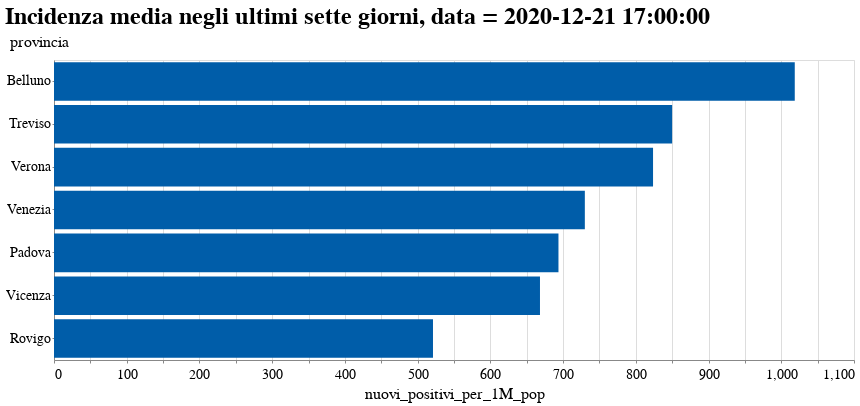

The code cell stored with this chart in its notebook:
### Code cell
alt.Chart(incidence_last).mark_bar().encode(
    x='nuovi_positivi_per_1M_pop:Q',
    y=alt.Y('provincia:N', sort='-x'),
).properties(
    height=300,
    width=800,
    title=f'Incidenza media negli ultimi sette giorni, data = {latest.iloc[0, 1]}'
).interactive()

### Figure 1 — Vega-Lite specification as saved in the notebook (floating-point values rounded to 4 significant figures)
{"config": {"view": {"width": 600, "height": 400}, "background": "#ffffff", "title": {"anchor": "start", "font": "Source Sans Pro, Arial, sans", "fontColor": "#000000", "fontSize": 24, "fontWeight": "bold"}, "arc": {"fill": "#005DA9"}, "area": {"fill": "#005DA9"}, "line": {"stroke": "#005DA9", "strokeWidth": 4}, "path": {"stroke": "#005DA9"}, "rect": {"fill": "#005DA9"}, "shape": {"stroke": "#005DA9"}, "bar": {"fill": "#005DA9"}, "point": {"stroke": "#005DA9"}, "symbol": {"fill": "#005DA9", "size": 60}, "axis": {"titleFont": "Source Sans Pro, sans", "titleFontSize": 16, "titleFontWeight": "normal", "labelFont": "Source Sans Pro, sans", "labelFontSize": 14, "labelFontWeight": "normal"}, "axisX": {"labelAngle": 0, "labelPadding": 4, "tickSize": 3}, "axisY": {"labelBaseline": "middle", "maxExtent": 45, "minExtent": 45, "tickSize": 2, "titleAlign": "left", "titleAngle": 0, "titleX": -45, "titleY": -11}, "headerFacet": {"titleFontSize": 16, "labelFontSize": 14}, "headerRow": {"titleFontSize": 16, "labelFontSize": 14}, "headerColumn": {"titleFontSize": 16, "labelFontSize": 14}, "legend": {"titleFont": "Source Sans Pro, sans", "titleFontSize": 16, "titleFontWeight": "normal", "symbolType": "circle", "labelFont": "Source Sans Pro, sans", "labelFontSize": 15}, "range": {"category": ["#AB377A", "#AEC067", "#9BC3B7", "#928285", "#F07F3C", "#FFE054", "#E30034", "#005DA9", "#644F54", "#5EA290", "#769F3B", "#812161", "#E36319", "#F5C631"]}}, "data": {"name": "data-734f147d515fe0166ea47ed2baae77fd"}, "mark": "bar", "encoding": {"x": {"type": "quantitative", "field": "nuovi_positivi_per_1M_pop"}, "y": {"type": "nominal", "field": "provincia", "sort": "-x"}}, "height": 300, "selection": {"selector004": {"type": "interval", "bind": "scales", "encodings": ["x", "y"]}}, "title": "Incidenza media negli ultimi sette giorni, data = 2020-12-21 17:00:00", "width": 800, "$schema": "https://vega.github.io/schema/vega-lite/v4.8.1.json", "datasets": {"data-734f147d515fe0166ea47ed2baae77fd": [{"provincia": "Belluno", "level_1": 31105, "nuovi_positivi_per_1M_pop": 1019.0}, {"provincia": "Padova", "level_1": 32011, "nuovi_positivi_per_1M_pop": 693.6}, {"provincia": "Rovigo", "level_1": 32313, "nuovi_positivi_per_1M_pop": 521.1}, {"provincia": "Treviso", "level_1": 31407, "nuovi_positivi_per_1M_pop": 849.9}, {"provincia": "Venezia", "level_1": 31709, "nuovi_positivi_per_1M_pop": 729.9}, {"provincia": "Verona", "level_1": 30501, "nuovi_positivi_per_1M_pop": 823.7}, {"provincia": "Vicenza", "level_1": 30803, "nuovi_positivi_per_1M_pop": 668.2}]}}
